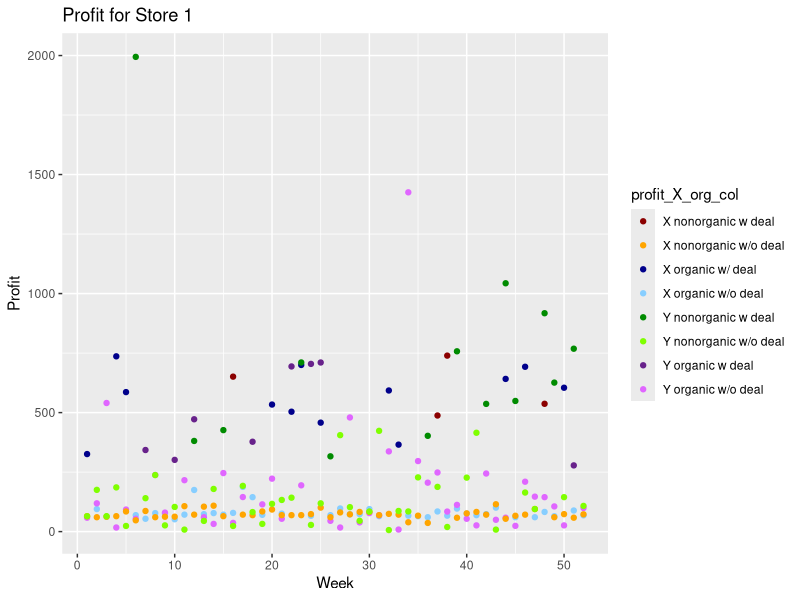
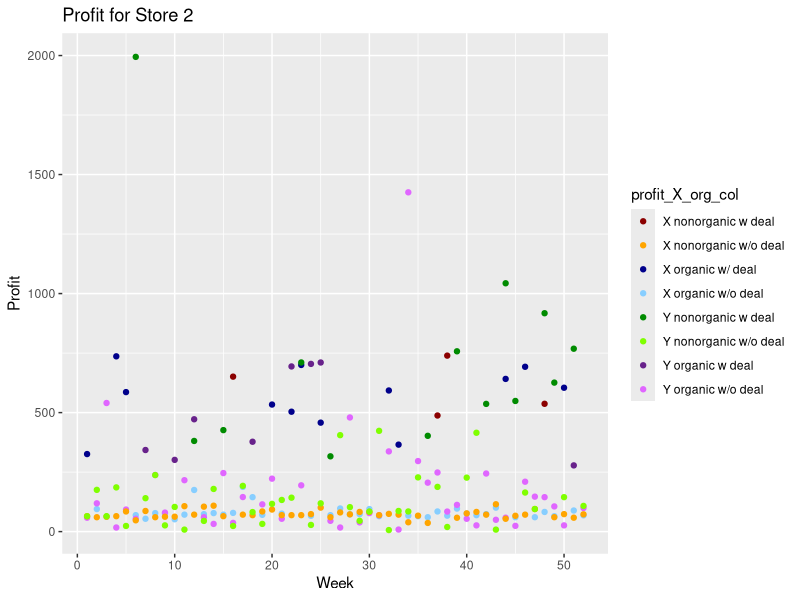
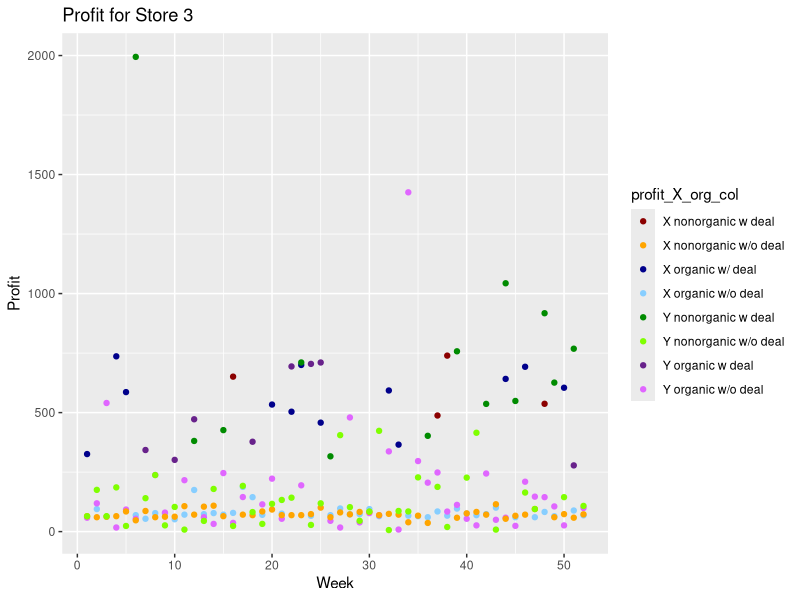
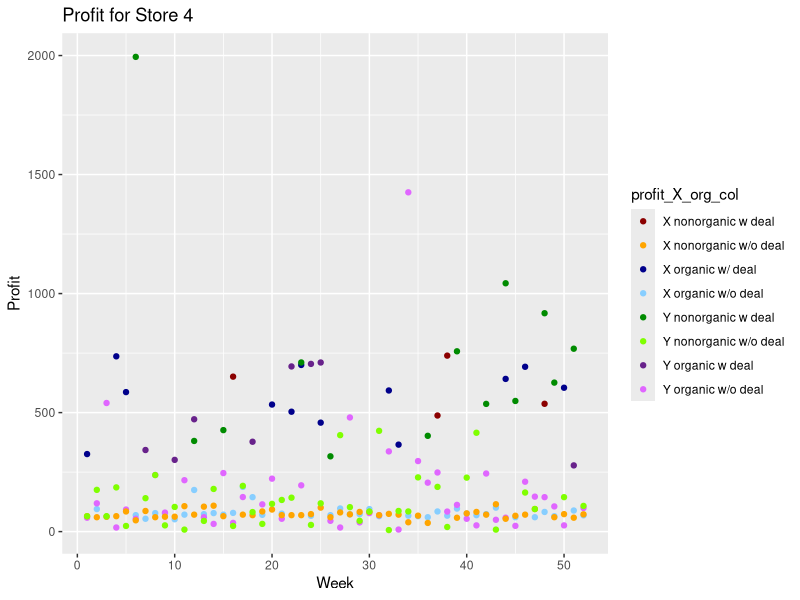
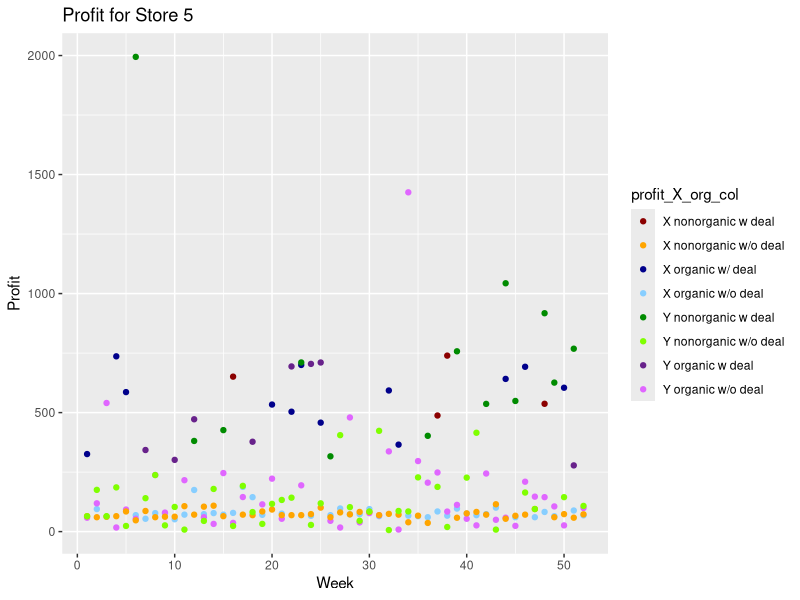
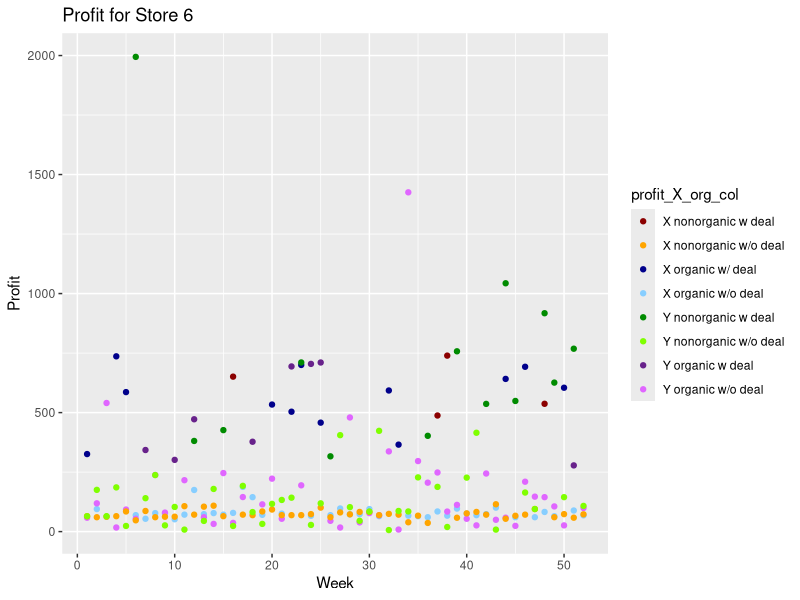
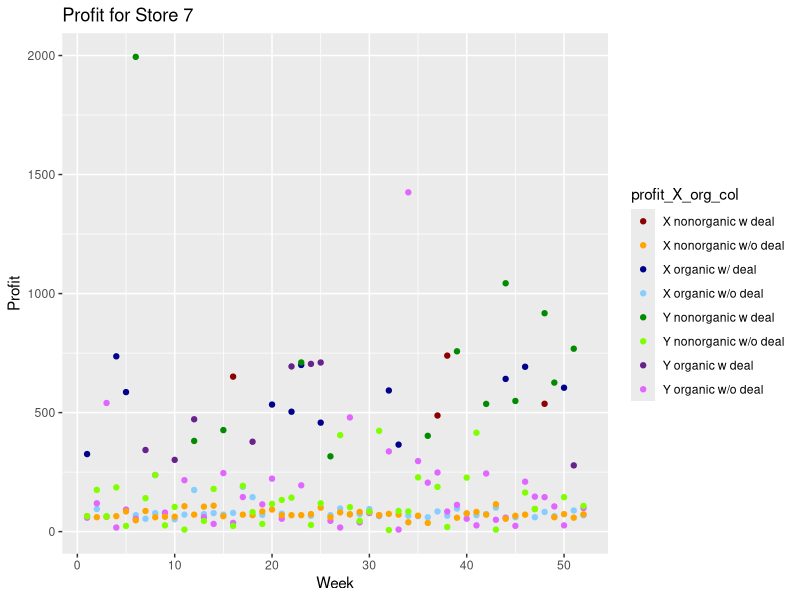
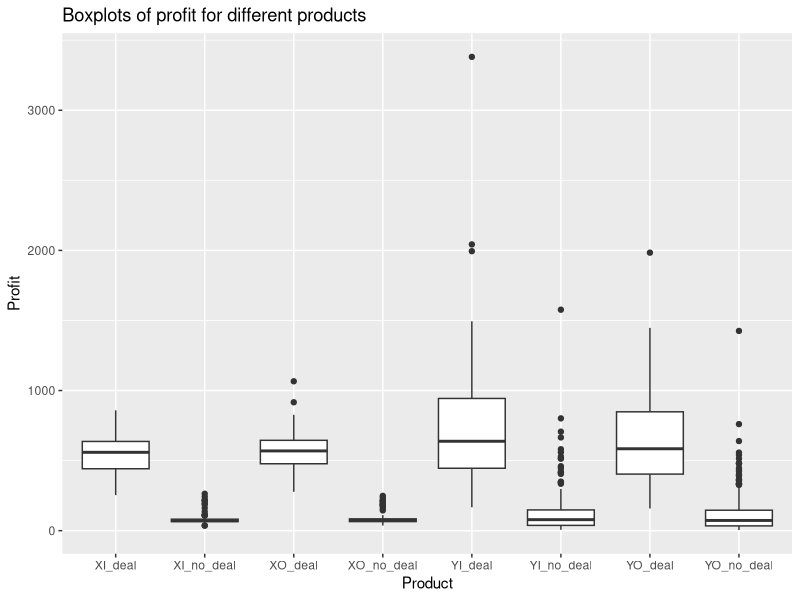

Here is the R script that generated these plots, in order:
## ---- chunk 1
knitr::opts_chunk$set(echo = TRUE)
library(ggplot2)
library(dplyr)
library(magrittr)
## ---- chunk 2
# Read in the data
data <- read.csv('Greatest_Aussie_Groceries_sales_data.csv', header=TRUE, sep=",")
# Change column name of cx to match style of capital X and Y
colnames(data)[colnames(data)=="cx"] <- "cX"
## ---- chunk 3
# Append a deal_feat column for X and Y
data <- mutate(data, deal_feat_Y = deal_Y*10 + feat_Y, deal_feat_X = deal_X*10 + feat_X)
# Append a revenue column for X and Y 
data <- mutate(data, rev_X = oz_X * pX, rev_Y = oz_Y * pY)
# Append a profit column for X and Y 
data <- mutate(data, profit_X = rev_X - cX * pX, profit_Y = rev_Y - cY * pY)
## ---- chunk 4
plotStore <- function(STORE) {
# The palette with black:
cbbPalette <- c("red4", "orange1", "blue4", "skyblue1", "green4", "chartreuse1", "darkorchid4", "mediumorchid1")
# Pull data into temp results dataframe
results <- data.frame(WEEK=c(1:52))
results[,c("profit_X_org","profit_Y_org")] <- data %>% filter(.,STORE==STORE, class=="organic") %>% select(.,profit_X, profit_Y)
results[,c("profit_X_non","profit_Y_non")] <- data %>% filter(.,STORE==STORE, class=="nonorganic") %>% select(.,profit_X, profit_Y)
results[,c("profit_X_org_col","profit_Y_org_col")] <- data %>% filter(.,STORE==STORE, class=="organic") %>% select(.,deal_X, deal_Y)
results[,c("profit_X_non_col","profit_Y_non_col")] <- data %>% filter(.,STORE==STORE, class=="nonorganic") %>% select(.,deal_X, deal_Y)
# Assign legend name to categorical data
results$profit_X_org_col[results$profit_X_org_col == 0] <- "X organic w/o deal"
results$profit_X_org_col[results$profit_X_org_col == 1] <- "X organic w/ deal"
results$profit_Y_org_col[results$profit_Y_org_col == 0] <- "Y organic w/o deal"
results$profit_Y_org_col[results$profit_Y_org_col == 1] <- "Y organic w deal"
results$profit_X_non_col[results$profit_X_non_col == 0] <- "X nonorganic w/o deal"
results$profit_X_non_col[results$profit_X_non_col == 1] <- "X nonorganic w deal"
results$profit_Y_non_col[results$profit_Y_non_col == 0] <- "Y nonorganic w/o deal"
results$profit_Y_non_col[results$profit_Y_non_col == 1] <- "Y nonorganic w deal"
# Plot results
ggplot(results, aes(x=WEEK)) + 
  geom_point(aes(y=profit_X_org, colour=profit_X_org_col)) +
  geom_point(aes(y=profit_Y_org, colour=profit_Y_org_col)) + 
  geom_point(aes(y=profit_X_non, colour=profit_X_non_col)) +
  geom_point(aes(y=profit_Y_non, colour=profit_Y_non_col)) + 
  scale_colour_manual(values=cbbPalette) +
  labs(x = "Week", y = "Profit", title = paste("Profit for Store",STORE)) 
}

# Plot the data
plotStore(1)
plotStore(2)
plotStore(3)
plotStore(4)
plotStore(5)
plotStore(6)
plotStore(7)
## ---- chunk 5
# Function to retreve data from dataframe and composite into factor
retrieveData <- function(data, deal, CLASS, xy) {
  names <- c("STORE", "PROFIT")
  if (xy == "x")
    temp <- data %>% filter(deal_X==deal, class==CLASS) %>% select(STORE, profit_X)
   else
    temp <- data %>% filter(deal_Y==deal, class==CLASS) %>% select(STORE, profit_Y)
  colnames(temp) <- names
  name <- if (xy == "x") "X" else "Y"
  name <- if (CLASS == "organic") paste(name,"O",sep="") else paste(name,"I",sep="") 
  name <- if (deal == 1) paste(name,"deal",sep="_") else paste(name,"no_deal",sep="_") 
  return(data.frame(type=rep(name,nrow(temp)),temp))
}

boxplot_data <- retrieveData(data, deal=0, CLASS="organic", xy="x")
boxplot_data <- rbind(boxplot_data,retrieveData(data, deal=0, CLASS="nonorganic", xy="x"))
boxplot_data <- rbind(boxplot_data,retrieveData(data, deal=0, CLASS="organic", xy="y"))
boxplot_data <- rbind(boxplot_data,retrieveData(data, deal=0, CLASS="nonorganic", xy="y"))
boxplot_data <- rbind(boxplot_data,retrieveData(data, deal=1, CLASS="organic", xy="x"))
boxplot_data <- rbind(boxplot_data,retrieveData(data, deal=1, CLASS="nonorganic", xy="x"))
boxplot_data <- rbind(boxplot_data,retrieveData(data, deal=1, CLASS="organic", xy="y"))
boxplot_data <- rbind(boxplot_data,retrieveData(data, deal=1, CLASS="nonorganic", xy="y"))

ggplot(boxplot_data, aes(x=type, y=PROFIT)) + geom_boxplot() + labs(title="Boxplots of profit for different products", x="Product", y = "Profit")
## ---- chunk 6
boxplot_data <- mutate(boxplot_data, log10PROFIT=log10(PROFIT))
ggplot(boxplot_data, aes(x=type, y=log10PROFIT)) + geom_boxplot() + labs(title="Boxplots of log10(profit) for different products", x="Product", y = "log10(Profit)")
## ---- chunk 7
boxplot_data %>% filter(type=="XO_no_deal") %>% ggplot(., aes(x=STORE, y=PROFIT)) + geom_boxplot(aes(group = cut_width(STORE, 1))) + labs(title=paste("Profit of", "XO_no_deal" ,"for different stores"), x="Store", y = "Profit")
boxplot_data %>% filter(type=="XI_no_deal") %>% ggplot(., aes(x=STORE, y=PROFIT)) + geom_boxplot(aes(group = cut_width(STORE, 1))) + labs(title=paste("Profit of", "XI_no_deal" ,"for different stores"), x="Store", y = "Profit")
boxplot_data %>% filter(type=="YO_no_deal") %>% ggplot(., aes(x=STORE, y=PROFIT)) + geom_boxplot(aes(group = cut_width(STORE, 1))) + labs(title=paste("Profit of", "YO_no_deal" ,"for different stores"), x="Store", y = "Profit")
boxplot_data %>% filter(type=="YI_no_deal") %>% ggplot(., aes(x=STORE, y=PROFIT)) + geom_boxplot(aes(group = cut_width(STORE, 1))) + labs(title=paste("Profit of", "YI_no_deal" ,"for different stores"), x="Store", y = "Profit")
boxplot_data %>% filter(type=="XO_deal") %>% ggplot(., aes(x=STORE, y=PROFIT)) + geom_boxplot(aes(group = cut_width(STORE, 1))) + labs(title=paste("Profit of", "XO_deal" ,"for different stores"), x="Store", y = "Profit")
boxplot_data %>% filter(type=="XI_deal") %>% ggplot(., aes(x=STORE, y=PROFIT)) + geom_boxplot(aes(group = cut_width(STORE, 1))) + labs(title=paste("Profit of", "XI_deal" ,"for different stores"), x="Store", y = "Profit")
boxplot_data %>% filter(type=="YO_deal") %>% ggplot(., aes(x=STORE, y=PROFIT)) + geom_boxplot(aes(group = cut_width(STORE, 1))) + labs(title=paste("Profit of", "YO_deal" ,"for different stores"), x="Store", y = "Profit")
boxplot_data %>% filter(type=="YI_deal") %>% ggplot(., aes(x=STORE, y=PROFIT)) + geom_boxplot(aes(group = cut_width(STORE, 1))) + labs(title=paste("Profit of", "YI_deal" ,"for different stores"), x="Store", y = "Profit")
## ---- chunk 8
# Function that pulls out the data
retrieveDataLM <- function(data, CLASS, xy) {
  names <- c("STORE", "oz", "p", "deal")
  if (xy == "x")
    temp <- data %>% filter(.,class==CLASS) %>% select(.,STORE, oz_X, pX, deal_X)
  else
    temp <- data %>% filter(class==CLASS) %>% select(STORE, oz_Y, pY, deal_Y)
  colnames(temp) <- names
  name <- if (xy == "x") "X" else "Y"
  name <- if (CLASS == "organic") paste(name,"O",sep="") else paste(name,"I",sep="") 
  return(data.frame(type=rep(name,nrow(temp)),temp))
}

# Function that plots the loglog and actual curves
filteredLM <- function(data, TYPE, log=FALSE, include_Deal=FALSE) {
  response <- data %>% filter(type==TYPE) %>% select(oz) %>% {if (log) log(.) else (.)} %>% as.matrix()
  elasticity <- data %>% filter(type==TYPE) %>% select(p) %>% {if (log) log(.) else (.)} %>% as.matrix()
  deal <- data %>% filter(type==TYPE) %>% select(deal) %>% {if (include_Deal) (.) else (.)*0} %>% as.matrix()
  return(lm(response~elasticity+deal))
}

# Function to plot Prediction with actual data
plotStatsLogLog <- function(lm, type="loglog", title="") {
  results <- data.frame(p=lm$model$elasticity, oz=lm$model$response, resid=resid(lm))
  results <- mutate(results, loglogSol=lm$coefficients[1] + lm$coefficients[2]*p + if (is.na(lm$coefficients[3])) 0 else lm$coefficients[3]*lm$model$deal)
  results$sol <- exp(results$loglogSol)
  if (type == "loglog")
    ggplot(results) + geom_point(aes(x=p, y=oz)) + geom_line(aes(x=p, y=loglogSol)) + labs(x="log(p)", y="log(oz)", title=title)
  else
    ggplot(results) + geom_point(aes(x=exp(p), y=exp(oz))) + geom_line(aes(x=exp(p), y=sol))  + labs(x="p", y="oz", title=title)
}



# Function that generates the inear model
lm_data <- retrieveDataLM(data, CLASS="organic", xy="x")
lm_data <- rbind(lm_data,retrieveDataLM(data, CLASS="nonorganic", xy="x"))
lm_data <- rbind(lm_data,retrieveDataLM(data, CLASS="organic", xy="y"))
lm_data <- rbind(lm_data,retrieveDataLM(data, CLASS="nonorganic", xy="y"))
## ---- chunk 9
# Linear Model Summary for Organic X product without including the deal dummy variable
XO_lm_without_deal <- filteredLM(lm_data, TYPE="XO", log=TRUE, include_Deal=FALSE)
summary(XO_lm_without_deal)
plotStatsLogLog(XO_lm_without_deal, "loglog", "loglog PED for Organic X without deal")
plotStatsLogLog(XO_lm_without_deal, "normal", "PED for Organic X without deal")
## ---- chunk 10
# Linear Model Summary for Organic X product including deal dummy variable
XO_lm_with_deal <- filteredLM(lm_data, TYPE="XO", log=TRUE, include_Deal=TRUE)
summary(XO_lm_with_deal)
plotStatsLogLog(XO_lm_with_deal, "loglog", "loglog PED for Organic X with deal")
plotStatsLogLog(XO_lm_with_deal, "normal", "PED for Organic X with deal")
## ---- chunk 11
# Linear Model Summary for Organic Y product without including the deal dummy variable
YO_lm_without_deal <- filteredLM(lm_data, TYPE="YO", log=TRUE, include_Deal=FALSE)
summary(YO_lm_without_deal)
plotStatsLogLog(YO_lm_without_deal, "loglog", "loglog PED for Organic Y without deal")
plotStatsLogLog(YO_lm_without_deal, "normal", "PED for Organic Y without deal")
## ---- chunk 12
# Linear Model Summary for Organic Y product including deal dummy variable
YO_lm_with_deal <- filteredLM(lm_data, TYPE="YO", log=TRUE, include_Deal=TRUE)
summary(YO_lm_with_deal)
plotStatsLogLog(YO_lm_with_deal, "loglog", "loglog PED for Organic Y with deal")
plotStatsLogLog(YO_lm_with_deal, "normal", "PED for Organic Y with deal")
## ---- chunk 13
# Linear Model Summary for Nonorganic X product without including the deal dummy variable
XI_lm_without_deal <- filteredLM(lm_data, TYPE="XI", log=TRUE, include_Deal=FALSE)
summary(XI_lm_without_deal)
plotStatsLogLog(XI_lm_without_deal, "loglog", "loglog PED for Nonorganic X without deal")
plotStatsLogLog(XI_lm_without_deal, "normal", "PED for Nonrganic X without deal")
## ---- chunk 14
# Linear Model Summary for Nonorganic X product including deal dummy variable
XI_lm_with_deal <- filteredLM(lm_data, TYPE="XI", log=TRUE, include_Deal=TRUE)
summary(XI_lm_with_deal)
plotStatsLogLog(XI_lm_with_deal, "loglog", "loglog PED for Nonorganic X with deal")
plotStatsLogLog(XI_lm_with_deal, "normal", "PED for Nonorganic X with deal")
## ---- chunk 15
# Linear Model Summary for Nonorganic Y product without including the deal dummy variable
YI_lm_without_deal <- filteredLM(lm_data, TYPE="YI", log=TRUE, include_Deal=FALSE)
summary(YI_lm_without_deal)
plotStatsLogLog(YI_lm_without_deal, "loglog", "loglog PED for Nonorganic Y without deal")
plotStatsLogLog(YI_lm_without_deal, "normal", "PED for Nonorganic Y without deal")
## ---- chunk 16
# Linear Model Summary for Nonorganic Y product including deal dummy variable
YI_lm_with_deal <- filteredLM(lm_data, TYPE="YI", log=TRUE, include_Deal=TRUE)
summary(YI_lm_with_deal)
plotStatsLogLog(YI_lm_with_deal, "loglog", "loglog PED for Nonorganic Y with deal")
plotStatsLogLog(YI_lm_with_deal, "normal", "PED for Nonorganic Y with deal")
